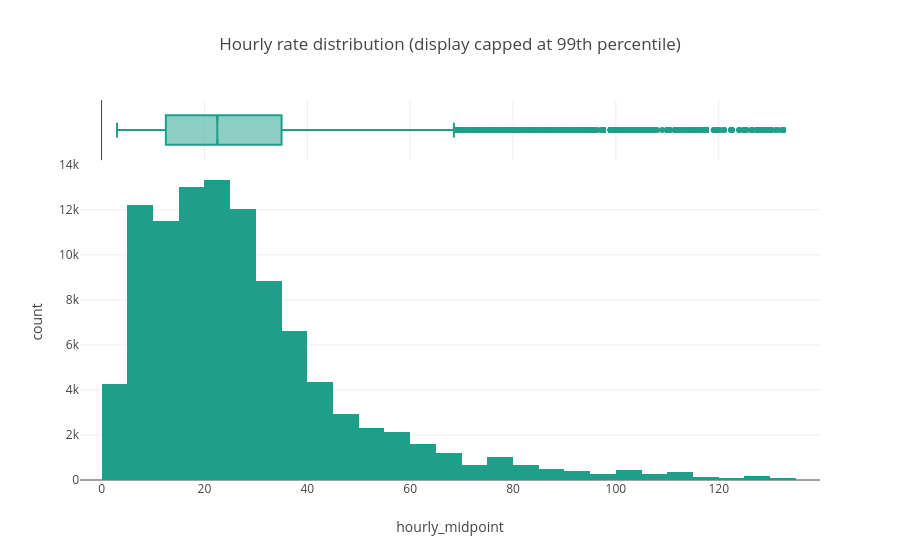

Notebook cell for this chart:
### Code cell
hourly = jobs[jobs["is_hourly"] & jobs["hourly_midpoint"].notna()].copy()
if len(hourly):
    display(hourly["hourly_midpoint"].describe(percentiles=[.1,.25,.5,.75,.9,.95]).to_frame())
    cap = hourly["hourly_midpoint"].quantile(.99)
    fig = px.histogram(hourly.loc[hourly["hourly_midpoint"] <= cap], x="hourly_midpoint",
                       nbins=50, marginal="box", color_discrete_sequence=["#1f9e89"],
                       title="Hourly rate distribution (display capped at 99th percentile)")
    fig.show()
else:
    print("No usable hourly-rate records found.")

### Figure 1 — Plotly figure (JSON) as saved in the notebook; plotly's stock layout.template omitted (floating-point values rounded to 4 significant figures; data arrays with more than 128 entries replaced by an {"elided": "..."} marker saying what was removed)
{"data": [{"bingroup": "x", "hovertemplate": "hourly_midpoint=%{x}<br>count=%{y}<extra></extra>", "legendgroup": "", "marker": {"color": "#1f9e89", "pattern": {"shape": ""}}, "name": "", "nbinsx": 50, "orientation": "v", "showlegend": false, "type": "histogram", "x": {"elided": "101405 float values"}, "xaxis": "x", "yaxis": "y"}, {"hovertemplate": "hourly_midpoint=%{x}<extra></extra>", "legendgroup": "", "marker": {"color": "#1f9e89"}, "name": "", "notched": true, "showlegend": false, "type": "box", "x": {"elided": "101405 float values"}, "xaxis": "x2", "yaxis": "y2"}], "layout": {"barmode": "relative", "legend": {"tracegroupgap": 0}, "title": {"text": "Hourly rate distribution (display capped at 99th percentile)"}, "xaxis": {"anchor": "y", "domain": [0, 1], "title": {"text": "hourly_midpoint"}}, "xaxis2": {"anchor": "y2", "domain": [0, 1], "matches": "x", "showgrid": true, "showticklabels": false}, "yaxis": {"anchor": "x", "domain": [0, 0.8316], "title": {"text": "count"}}, "yaxis2": {"anchor": "x2", "domain": [0.8416, 1], "matches": "y2", "showgrid": false, "showline": false, "showticklabels": false, "ticks": ""}}}
